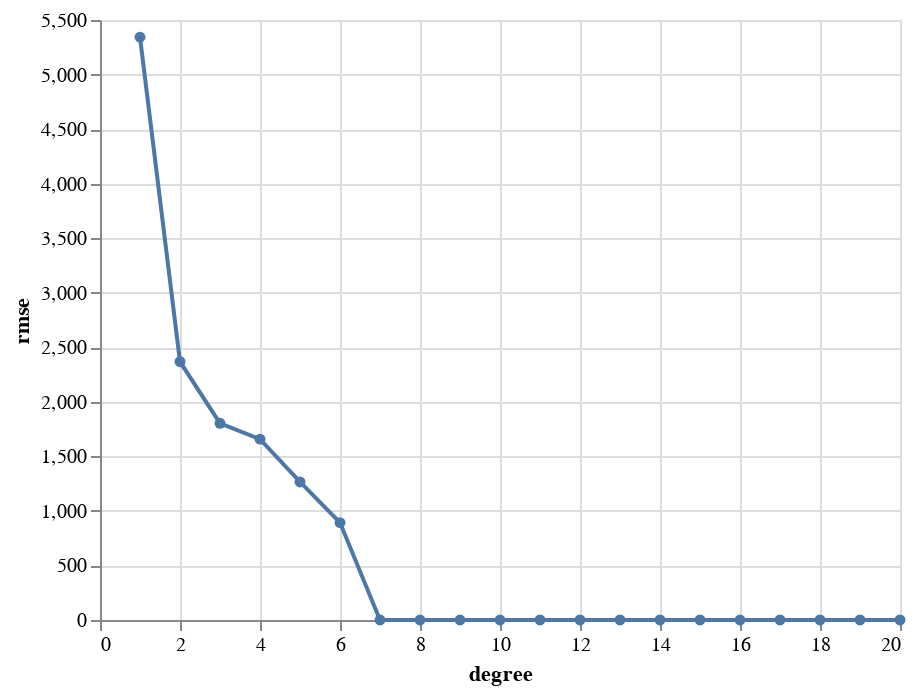

Write notebook code for a chart like this one.
### Code cell
results2 = pd.DataFrame(columns=["degree", "rmse", "Y_hat"])

for n in range(1, MAX_DEGREE + 1):
    poly = PolynomialFeatures(n)
    Xp = poly.fit_transform(df2.iloc[:, 1:])
    fit = LinearRegression().fit(Xp, df2.Y)
    Y_hat = fit.predict(Xp)
    results2 = results2.append(
        {
            "degree": n,
            "rmse": np.sqrt(mean_squared_error(df2.Y, Y_hat)),
            "Y_hat": Y_hat,
        },
        ignore_index=True,
    )

alt.Chart(results2).mark_line(point=alt.OverlayMarkDef()).encode(
    x="degree", y="rmse", tooltip=["degree", "rmse"]
)
